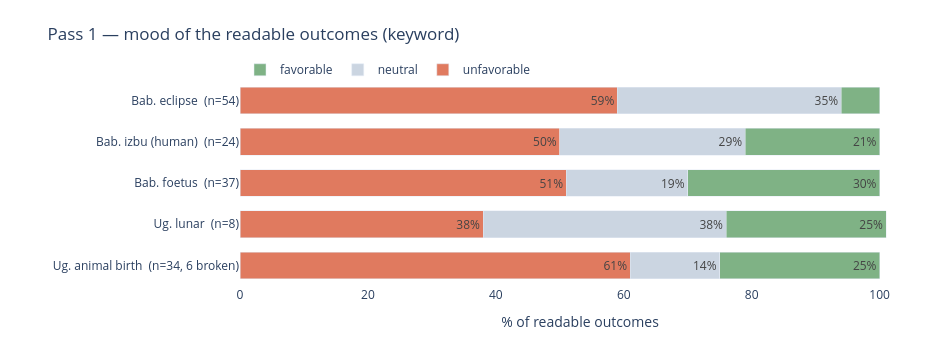

Write notebook code for a chart like this one.
### Code cell
import plotly.graph_objects as go
cc = ["unfav", "neut", "fav"]
palette = {"unfav": "#e07a5f", "neut": "#cbd5e1", "fav": "#7fb285"}
read = tbl1[cc].sum(axis=1); frac = tbl1[cc].div(read, axis=0) * 100
ylab = [f"{n}  (n={tbl1.loc[n,'total']}" +
        (f", {tbl1.loc[n,'broken']} broken)" if tbl1.loc[n,'broken'] else ")") for n in tbl1.index]
fig = go.Figure()
for k, full in [("unfav","unfavorable"), ("neut","neutral"), ("fav","favorable")]:
    fig.add_trace(go.Bar(name=full, y=ylab, x=frac[k].round(0), orientation="h",
                         marker_color=palette[k],
                         text=[f"{v:.0f}%" if v >= 7 else "" for v in frac[k]], textposition="inside"))
fig.update_layout(barmode="stack", title="Pass 1 — mood of the readable outcomes (keyword)",
                  xaxis_title="% of readable outcomes", height=340, width=950, bargap=0.35,
                  legend=dict(orientation="h", y=1.12), margin=dict(l=240, r=30, t=80, b=40),
                  paper_bgcolor="white", plot_bgcolor="white")
fig.show()

### Figure 1 — Plotly figure (JSON) as saved in the notebook; plotly's stock layout.template omitted (floating-point values rounded to 4 significant figures)
{"data": [{"marker": {"color": "#e07a5f"}, "name": "unfavorable", "orientation": "h", "text": ["61%", "38%", "51%", "50%", "59%"], "textposition": "inside", "type": "bar", "x": [61.0, 38.0, 51.0, 50.0, 59.0], "y": ["Ug. animal birth  (n=34, 6 broken)", "Ug. lunar  (n=8)", "Bab. foetus  (n=37)", "Bab. izbu (human)  (n=24)", "Bab. eclipse  (n=54)"]}, {"marker": {"color": "#cbd5e1"}, "name": "neutral", "orientation": "h", "text": ["14%", "38%", "19%", "29%", "35%"], "textposition": "inside", "type": "bar", "x": [14.0, 38.0, 19.0, 29.0, 35.0], "y": ["Ug. animal birth  (n=34, 6 broken)", "Ug. lunar  (n=8)", "Bab. foetus  (n=37)", "Bab. izbu (human)  (n=24)", "Bab. eclipse  (n=54)"]}, {"marker": {"color": "#7fb285"}, "name": "favorable", "orientation": "h", "text": ["25%", "25%", "30%", "21%", ""], "textposition": "inside", "type": "bar", "x": [25.0, 25.0, 30.0, 21.0, 6.0], "y": ["Ug. animal birth  (n=34, 6 broken)", "Ug. lunar  (n=8)", "Bab. foetus  (n=37)", "Bab. izbu (human)  (n=24)", "Bab. eclipse  (n=54)"]}], "layout": {"bargap": 0.35, "barmode": "stack", "height": 340, "legend": {"orientation": "h", "y": 1.12}, "margin": {"b": 40, "l": 240, "r": 30, "t": 80}, "paper_bgcolor": "white", "plot_bgcolor": "white", "title": {"text": "Pass 1 — mood of the readable outcomes (keyword)"}, "width": 950, "xaxis": {"title": {"text": "% of readable outcomes"}}}}
